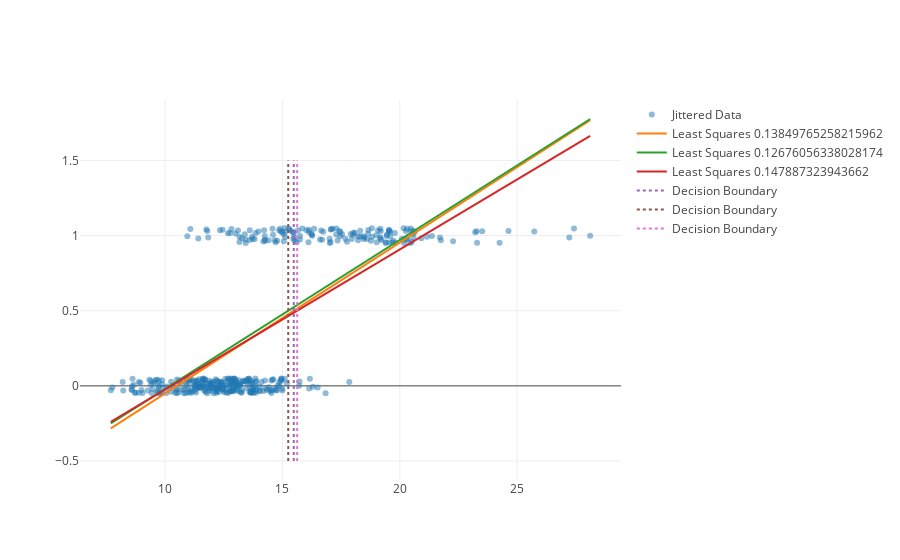

Notebook code for this chart:
### Markdown cell above
We can visualize all the models and their decisions

### Code cell
dec_lines = [
    go.Scatter(name="Decision Boundary", 
               x = [(0.5 - m.intercept_)/m.coef_[0]]*2, 
               y=[-0.5,1.5], mode="lines",
               line=dict(dash="dot"))
    for m in models]

X_plt = np.linspace(np.min(X), np.max(X), 10)
model_lines = [
    go.Scatter(name="Least Squares " + str(zero_one_loss(Y, m.predict(X) > 0.5)),
               x=X_plt, y=m.predict(np.array([X_plt]).T), 
               mode="lines")
    for m in models]
py.iplot([points] + model_lines + dec_lines)

### Figure 1 — Plotly figure (JSON) as saved in the notebook; plotly's stock layout.template omitted (floating-point values rounded to 4 significant figures; data arrays with more than 128 entries replaced by an {"elided": "..."} marker saying what was removed)
{"data": [{"marker": {"opacity": 0.5}, "mode": "markers", "name": "Jittered Data", "type": "scatter", "x": {"elided": "426 float values"}, "y": {"elided": "426 float values"}}, {"mode": "lines", "name": "Least Squares 0.13849765258215962", "type": "scatter", "x": [7.691, 9.96, 12.23, 14.5, 16.77, 19.03, 21.3, 23.57, 25.84, 28.11], "y": [-0.2827, -0.05484, 0.1731, 0.4009, 0.6288, 0.8567, 1.085, 1.313, 1.54, 1.768]}, {"mode": "lines", "name": "Least Squares 0.12676056338028174", "type": "scatter", "x": [7.691, 9.96, 12.23, 14.5, 16.77, 19.03, 21.3, 23.57, 25.84, 28.11], "y": [-0.25, -0.02484, 0.2003, 0.4254, 0.6505, 0.8757, 1.101, 1.326, 1.551, 1.776]}, {"mode": "lines", "name": "Least Squares 0.147887323943662", "type": "scatter", "x": [7.691, 9.96, 12.23, 14.5, 16.77, 19.03, 21.3, 23.57, 25.84, 28.11], "y": [-0.2402, -0.02867, 0.1829, 0.3945, 0.606, 0.8176, 1.029, 1.241, 1.452, 1.664]}, {"line": {"dash": "dot"}, "mode": "lines", "name": "Decision Boundary", "type": "scatter", "x": [15.48, 15.48], "y": [-0.5, 1.5]}, {"line": {"dash": "dot"}, "mode": "lines", "name": "Decision Boundary", "type": "scatter", "x": [15.25, 15.25], "y": [-0.5, 1.5]}, {"line": {"dash": "dot"}, "mode": "lines", "name": "Decision Boundary", "type": "scatter", "x": [15.63, 15.63], "y": [-0.5, 1.5]}], "layout": {"autosize": true, "xaxis": {"autorange": true, "range": [6.354, 29.45], "type": "linear"}, "yaxis": {"autorange": true, "range": [-0.6265, 1.903], "type": "linear"}}}
